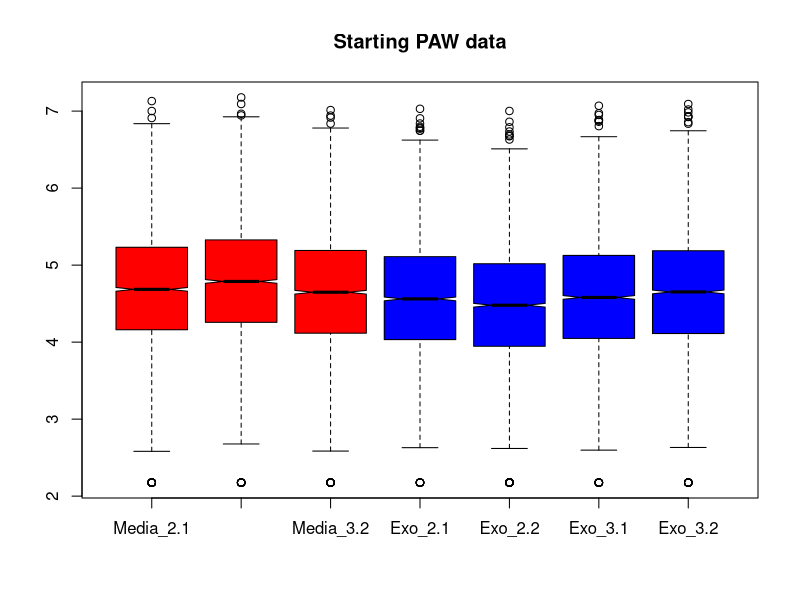
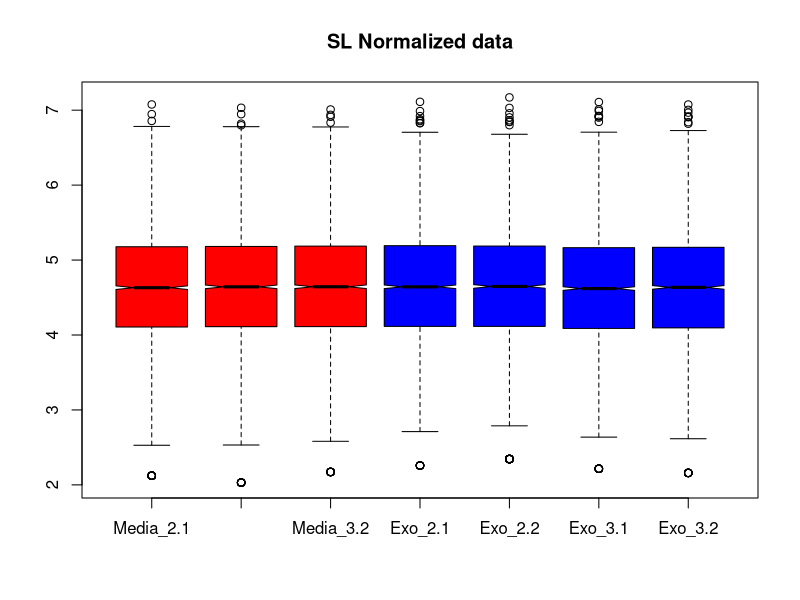
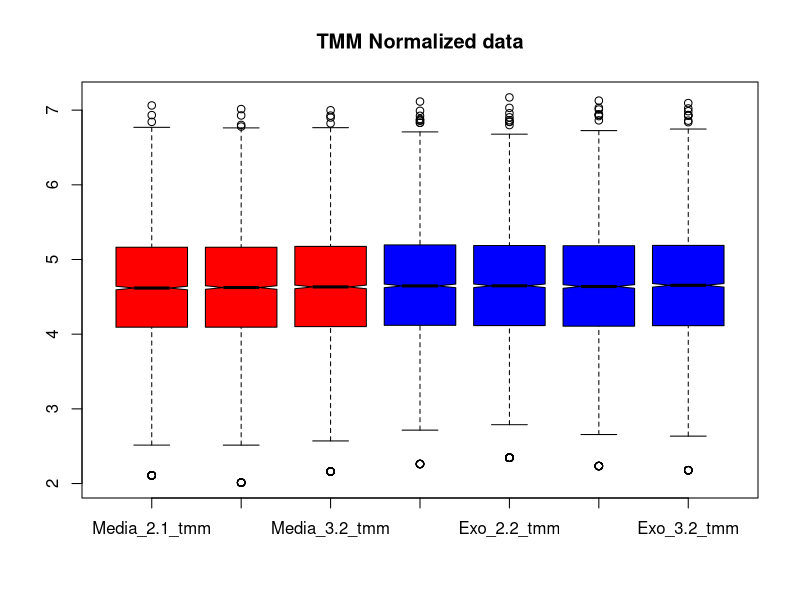
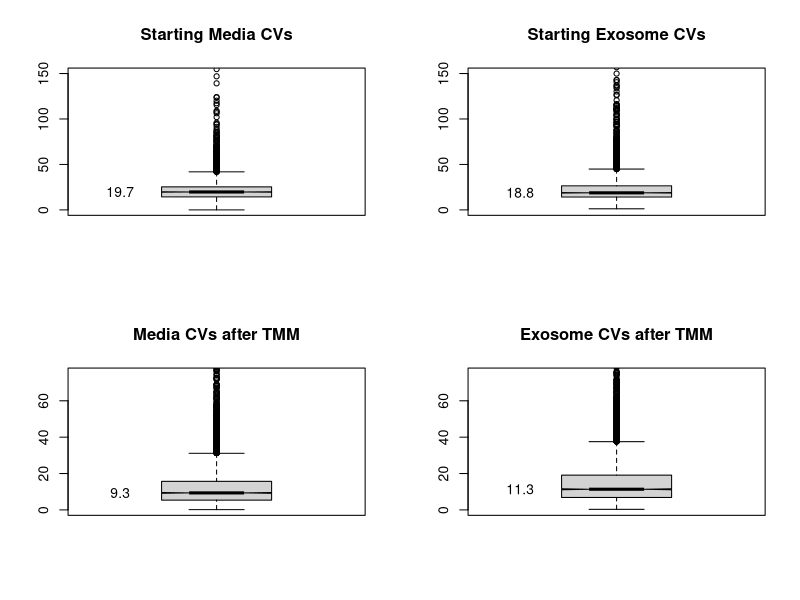
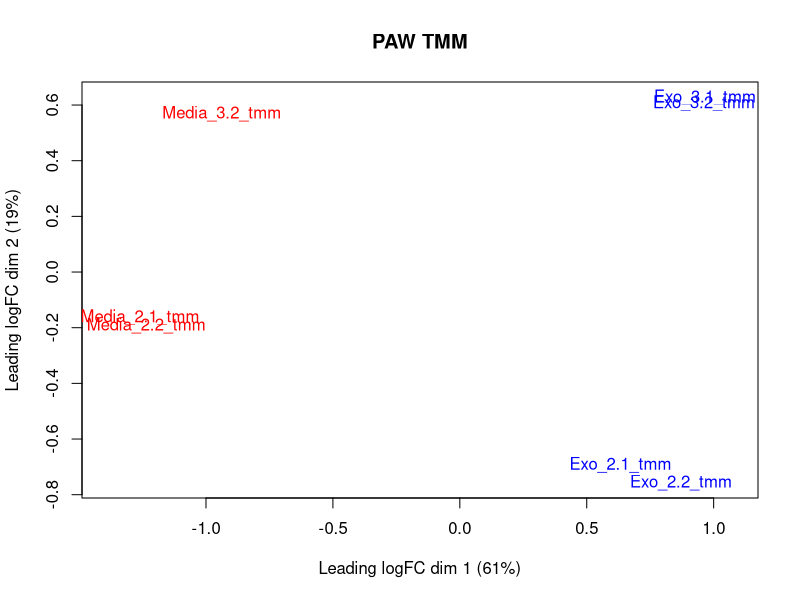
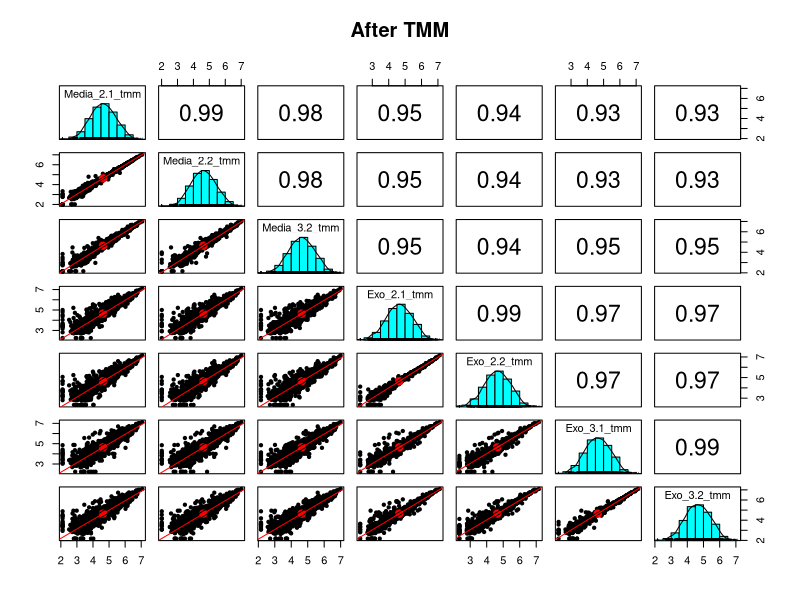
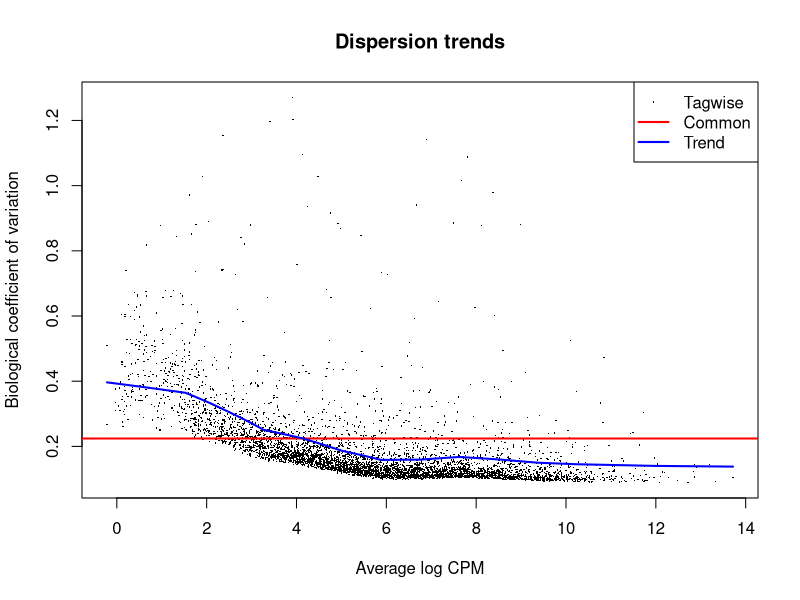
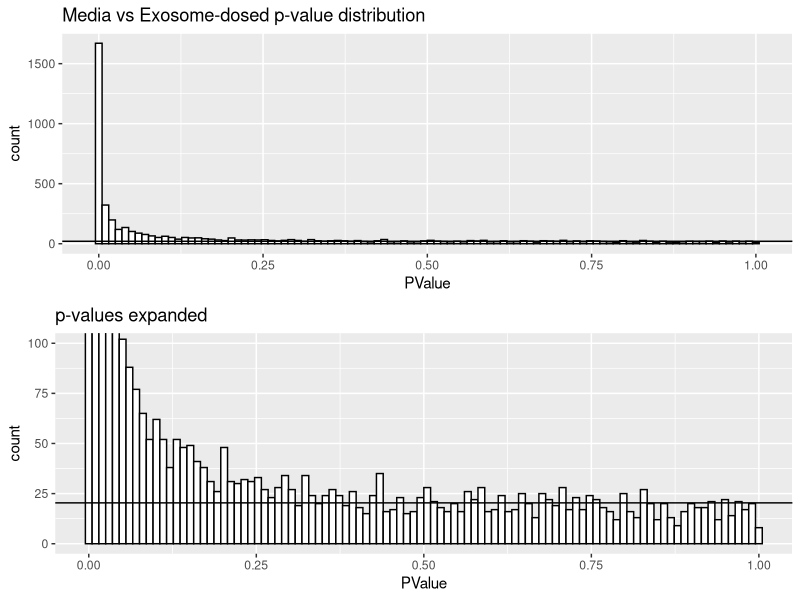

R code for these plots, in order:

# load libraries
library("tidyverse")
library("psych")
library("gridExtra")
library("scales")
library("limma") 
library("edgeR") 

# read the grouped protein summary file
paw_raw <- read_tsv("grouped_protein_summary_TMT_8_sorted.txt", skip = 4,
                    n_max = 5427, guess_max = 5427)

# extract protein accession column and TMT data
# need to exclude any rows with an entry in "Filter" column
# there are also 4 unused channels (of 11-plex slots)
paw_tmt <- paw_raw %>% 
  filter(., is.na(Filter)) %>%
  select(Accession, starts_with("TotInt_")) %>%
  select(-contains("127N"), -contains("128N"), -contains("130N"), -contains("131C"))

# separate accessions from the data
accession <- paw_tmt$Accession
paw_tmt <- paw_tmt %>% select(-Accession)

# rename the columns and gather the conditions
colnames(paw_tmt) <- c("Media_2.1", "Exo_2.1", "Exo_2.2", "Media_2.2",
                      "Exo_3.1", "Exo_3.2", "Media_3.2")
paw_tmt <- paw_tmt %>% select(contains("Media"), contains("Exo"))

head(paw_tmt)
nrow(paw_tmt)

counts <- 1:nrow(paw_tmt) # create vector of appropriate length
for(i in 1:nrow(paw_tmt)){
    # TRUE will be coerced to 1 for the summing
    counts[i] <- sum(paw_tmt[i, ] == 150)
}
table(counts) # create the summary

# let's see what the starting data look like
color = c(rep("red", 3), rep("blue", 4))
boxplot(log10(paw_tmt), col = color, notch = TRUE, main = "Starting PAW data")

SL_Norm <- function(df, color = NULL, plot = TRUE) {
    # This makes each channel sum to the average grand total
        # df - data frame of TMT intensities
        # returns a new data frame with normalized values
    
    # compute scaling factors to make colsums match the average sum
    norm_facs <- mean(c(colSums(df))) / colSums(df)
    cat("SL Factors:\n", sprintf("%-5s -> %f\n", colnames(df), norm_facs))
    df_sl  <- sweep(df, 2, norm_facs, FUN = "*")
    
    # visualize results and return data frame
    if(plot == TRUE) {
        boxplot(log10(df_sl), col = color, notch = TRUE, main = "SL Normalized data")
    }
    df_sl
}

# SL norm the tmt data
paw_tmt_sl <- SL_Norm(paw_tmt, color)

print("Before:")
format(round(colSums(paw_tmt), digits = 0), big.mark = ",")
print("After:")
format(round(colSums(paw_tmt_sl), digits = 0), big.mark = ",")

# load data into DGEList object
group <- c(rep("media", 3), rep("exosome", 4))
y <- DGEList(counts = paw_tmt, group = group, genes = accession)

# we can see what y looks like
y

# run the TMM normalization
y <- calcNormFactors(y)

# check what changed
y

apply_tmm_factors <- function(y, color = NULL, plot = TRUE) {
    # computes the tmm normalized data from the DGEList object
        # y - DGEList object
        # returns a dataframe with normalized intensities
    
    # compute grand total (library size) scalings
    lib_facs <- mean(y$samples$lib.size) / y$samples$lib.size

    # the TMM factors are library adjustment factors (so divide by them)
    norm_facs <- lib_facs / y$samples$norm.factors
    cat("Overall Factors (lib.size+TMM):\n", sprintf("%-5s -> %f\n", 
                                                     colnames(y$counts), norm_facs))

    # compute the normalized data as a new data frame
    tmt_tmm <- as.data.frame(sweep(y$counts, 2, norm_facs, FUN = "*"))
    colnames(tmt_tmm) <- str_c(colnames(y$counts), "_tmm")
    
    # visualize results and return data frame
    if(plot == TRUE) {
        boxplot(log10(tmt_tmm), col = color, notch = TRUE, main = "TMM Normalized data")
    }
    tmt_tmm
}

# get the normalized data values
paw_tmt_tmm <- apply_tmm_factors(y, color)

head(paw_tmt_tmm)

print("After TMM:")
format(round(colSums(paw_tmt_tmm), digits = 0), big.mark = ",")

# define variables for the columns in each condition
M <- 1:3
E <- 4:7

CV <- function(df) {
    # Computes CVs of data frame rows
        # df - data frame, 
        # returns vector of CVs (%)
    ave <- rowMeans(df)    # compute averages
    sd <- apply(df, 1, sd) # compute standard deviations
    cv <- 100 * sd / ave   # compute CVs in percent (last thing gets returned)
}

labeled_boxplot <- function(df, ylim, title) {
    # Makes a box plot with the median value labeled
        # df - data frame with data to compute CVs of
        # ylim - upper limit for y-axis
        # title - plot title
    cv = CV(df)
    boxplot(cv, ylim = c(0, ylim), notch = TRUE, main = title)
    text(x = 0.65, y = boxplot.stats(cv)$stats[3], 
         labels = round(boxplot.stats(cv)$stats[3], 1))
}

# compare CV distributions
par(mfrow = c(2, 2))
labeled_boxplot(paw_tmt[M], ylim = 150, title = "Starting Media CVs")
labeled_boxplot(paw_tmt[E], ylim = 150, title = "Starting Exosome CVs")
labeled_boxplot(paw_tmt_tmm[M], ylim = 75, title = "Media CVs after TMM")
labeled_boxplot(paw_tmt_tmm[E], ylim = 75, title = "Exosome CVs after TMM")
par(mfrow = c(1, 1))

# see how things cluster after we have normalized data
plotMDS(log2(paw_tmt_tmm), col = c(rep("red", 3), rep("blue", 4)), main = "PAW TMM")

# scatter plots within groups and betwen groups
pairs.panels(log10(paw_tmt_tmm), lm = TRUE, main = "After TMM")

# we need to get dispersion estimates
y <- estimateDisp(y)
plotBCV(y, main = "Dispersion trends")

collect_results <- function(df, tt, x, xlab, y, ylab) {
    # Computes new columns and extracts some columns to make results frame
        # df - data in data.frame
        # tt - top tags from edgeR test
        # x - columns for first condition
        # xlab - label for x
        # y - columns for second condition
        # ylab - label for y
        # returns a new dataframe
    
    # condition average vectors
    ave_x <- rowMeans(df[x])
    ave_y <- rowMeans(df[y])
    
    # FC, direction, candidates
    fc <- ifelse(ave_y > ave_x, (ave_y / ave_x), (-1 * ave_x / ave_y))
    direction <- ifelse(ave_y > ave_x, "up", "down")
    candidate <- cut(tt$FDR, breaks = c(-Inf, 0.01, 0.05, 0.10, 1.0), 
                     labels = c("high", "med", "low", "no"))

    # make data frame
    temp <- cbind(df[c(x, y)], data.frame(logFC = tt$logFC, FC = fc, 
                                          PValue = tt$PValue, FDR = tt$FDR, 
                                          ave_x = ave_x, ave_y = ave_y, 
                                          direction = direction, candidate = candidate, 
                                          Acc = tt$genes)) 
    
    # fix column headers for averages
    names(temp)[names(temp) %in% c("ave_x", "ave_y")]  <- str_c("ave_", c(xlab, ylab))    
    
    temp # return the data frame
}

# compute the exact test models, p-values, FC, etc.
et <- exactTest(y, pair = c("media", "exosome"))

# make the results table 
tt <- topTags(et, n = Inf, sort.by = "none")$table
med_exo <- collect_results(paw_tmt_tmm, tt, M, "med", E, "exo")

pvalue_plots <- function(results, ylim, title) {
    # Makes p-value distribution plots
        # results - results data frame
        # ylim - ymax for expanded view
        # title - plot title
    p_plot <- ggplot(results, aes(PValue)) + 
        geom_histogram(bins = 100, fill = "white", color = "black") +
        geom_hline(yintercept = mean(hist(results$PValue, breaks = 100, 
                                     plot = FALSE)$counts[26:100]))

    # we will need an expanded plot
    p1 <- p_plot + ggtitle(str_c(title, " p-value distribution"))
    p2 <- p_plot + coord_cartesian(xlim = c(0, 1.0), ylim = c(0, ylim)) + 
        ggtitle("p-values expanded")
    grid.arrange(p1, p2, nrow = 2) # from gridExtra package
}

# check the p-value distrubution
pvalue_plots(med_exo, 100, "Media vs Exosome-dosed")

# see how many up and down candidates (10% FDR)
summary(decideTests(et, p.value = 0.10))

# see which proteins have the smallest p-values
topTags(et)$table

# see how many candidates are in each category
med_exo %>% count(candidate)

log2FC_plots <- function(results, range, title) {
    # Makes faceted log2FC plots by candidate
        # results - results data frame
        # range - plus/minus log2 x-axis limits
        # title - plot title
    ggplot(results, aes(x = logFC, fill = candidate)) +
        geom_histogram(binwidth=0.1, color = "black") +
        facet_wrap(~candidate) +
        ggtitle(title) + 
        coord_cartesian(xlim = c(-range, range))
}

# can look at log2FC distributions as a check
log2FC_plots(med_exo, 3, "LogFC by candidate for Media vs Exosome-dosed")

transform <- function(results, x, y) {
    # Make data frame with some transformed columns
        # results - results data frame
        # x - columns for x condition
        # y - columns for y condition
        # return new data frame
    df <- data.frame(log10((results[x] + results[y])/2), 
                     log2(results[y] / results[x]), 
                     results$candidate,
                     -log10(results$FDR))
    colnames(df) <- c("A", "M", "candidate", "P")
    
    df # return the data frame
}

MA_plots <- function(results, x, y, title, make_facet = TRUE) {
    # makes MA-plot DE candidate ggplots
        # results - data frame with edgeR results and some condition average columns
        # x - string for x-axis column
        # y - string for y-axis column
        # title - title string to use in plots
        # make_facet - flag to plot facet views
        # returns a list of plots 
    
    # uses transformed data
    temp <- transform(results, x, y)
    
    # 2-fold change lines
    ma_lines <- list(geom_hline(yintercept = 0.0, color = "black"),
                     geom_hline(yintercept = 1.0, color = "black", linetype = "dotted"),
                     geom_hline(yintercept = -1.0, color = "black", linetype = "dotted"))

    # make main MA plot
    ma <- ggplot(temp, aes(x = A, y = M)) +
        geom_point(aes(color = candidate, shape = candidate)) +
        scale_y_continuous(paste0("logFC (", y, "/", x, ")")) +
        scale_x_continuous("Ave_intensity") +
        ggtitle(title) + 
        ma_lines
    
    # make separate MA plots
    if (make_facet == TRUE) {
        ma_facet <- ggplot(temp, aes(x = A, y = M)) +
            geom_point(aes(color = candidate, shape = candidate)) +
            scale_y_continuous(paste0("log2 FC (", y, "/", x, ")")) +
            scale_x_continuous("log10 Ave_intensity") +
            ma_lines +
            facet_wrap(~ candidate) +
            ggtitle(str_c(title, " (separated)"))
    }

    # make the plots visible
    print(ma)
    if (make_facet == TRUE) {
        print(ma_facet)
    }
}    

# MA plots of DE candidates
MA_plots(med_exo, "ave_med", "ave_exo", "Media versus exosome-dosed")

scatter_plots <- function(results, x, y, title, make_facet = TRUE) {
    # makes scatter-plot DE candidate ggplots
        # results - data frame with edgeR results and some condition average columns
        # x - string for x-axis column
        # y - string for y-axis column
        # title - title string to use in plots
        # make_facet - flag to plot facet views
        # returns a list of plots
    
    # 2-fold change lines
    scatter_lines <- list(geom_abline(intercept = 0.0, slope = 1.0, color = "black"),
                          geom_abline(intercept = 0.301, slope = 1.0, color = "black", linetype = "dotted"),
                          geom_abline(intercept = -0.301, slope = 1.0, color = "black", linetype = "dotted"),
                          scale_y_log10(),
                          scale_x_log10())

    # make main scatter plot
    scatter <- ggplot(results, aes_string(x, y)) +
        geom_point(aes(color = candidate, shape = candidate)) +
        ggtitle(title) + 
        scatter_lines

    # make separate scatter plots
    if (make_facet == TRUE) {
        scatter_facet <- ggplot(results, aes_string(x, y)) +
            geom_point(aes(color = candidate, shape = candidate)) +
            scatter_lines +
            facet_wrap(~ candidate) +
            ggtitle(str_c(title, " (separated)")) 
    }

    # make the plots visible
    print(scatter)
    if (make_facet == TRUE) {
        print(scatter_facet)
    }
}

scatter_plots(med_exo, "ave_med", "ave_exo", "Media versus exosome-dosed")

volcano_plot <- function(results, x, y, title, ymax) {
    # makes a volcano plot
        # results - a data frame with edgeR results
        # x - string for the x-axis column
        # y - string for y-axis column
        # ymax - upper limit for y-axis
        # title - plot title string
    
    # uses transformed data
    temp <- transform(results, x, y)
    
    # build the plot
    ggplot(temp, aes(x = M, y = P)) +
        geom_point(aes(color = candidate, shape = candidate)) +
        xlab("log2 FC") +
        ylab("-log10 FDR") +
        coord_cartesian(xlim = c(-5, 5), ylim = c(0, ymax)) + 
        ggtitle(str_c(title, " Volcano Plot"))
}

# finally, a volcano plot
volcano_plot(med_exo, "ave_med", "ave_exo", "Media versus exosome-dosed", 50)

# function to extract the identifier part of the accesssion
get_identifier <- function(accession) {
    identifier <- str_split(accession, "\\|", simplify = TRUE)
    identifier[,3]
}

set_plot_dimensions <- function(width_choice, height_choice) {
    options(repr.plot.width=width_choice, repr.plot.height=height_choice)
}

plot_top_tags <- function(results, nleft, nright, top_tags) {
    # results should have data first, then test results (two condition summary table)
    # nleft, nright are number of data points in each condition
    # top_tags is number of up and number of down top DE candidates to plot
    # get top ipregulated
    up <- results %>% 
        filter(logFC >= 0) %>%
        arrange(FDR)
    up <- up[1:top_tags, ]
    
    # get top down regulated
    down <- results %>% 
        filter(logFC < 0) %>%
        arrange(FDR)
    down <- down[1:top_tags, ]
    
    # pack them
    proteins <- rbind(up, down)
        
    color = c(rep("red", nleft), rep("blue", nright))
    for (row_num in 1:nrow(proteins)) {
        row <- proteins[row_num, ]
        vec <- as.vector(unlist(row[1:(nleft + nright)]))
        names(vec) <- colnames(row[1:(nleft + nright)])
        title <- str_c(get_identifier(row$Acc), ", int: ", scientific(mean(vec), 2), 
                       ", p-val: ", scientific(row$FDR, digits = 3), 
                       ", FC: ", round(row$FC, digits = 1))
        barplot(vec, col = color, main = title)
    }    
}
# plot the top 25 up and 20 down proteins
set_plot_dimensions(7, 4)
plot_top_tags(med_exo, 3, 4, 25)
set_plot_dimensions(7, 7)

# save the testing results
write.table(med_exo, file = "KUR1502_results.txt", sep = "\t",
            row.names = FALSE, na = " ")

# log the session
sessionInfo()

# do the t-test on log transformed intensities to be safe
ttest_PAW <- log2(paw_tmt_tmm)
# add average ratio columns (non-logged ratios), fold-change column, and row names
ttest_PAW$ave_med <- rowMeans(paw_tmt_tmm[1:3])
ttest_PAW$ave_exo  <- rowMeans(paw_tmt_tmm[4:7])
ttest_PAW$logFC <- log2(ttest_PAW$ave_exo / ttest_PAW$ave_med)
row.names(ttest_PAW) <- accession

# apply the basic two-sample t-test (we will pool variance)
t.result <- apply(ttest_PAW, 1, function(x) t.test(x[1:3], x[4:7], var.equal = TRUE))
# extract the p-value column from the t-test thingy 
ttest_PAW$PValue <- unlist(lapply(t.result, function(x) x$p.value))
# do a Benjamini-Hochberg multiple testing correction
ttest_PAW$FDR <- p.adjust(ttest_PAW$PValue, method = "BH")

# add a DE candidate status column
ttest_PAW$candidate <- cut(ttest_PAW$FDR, breaks = c(-Inf, 0.01, 0.05, 0.10, 1.0), 
                           labels = c("high", "med", "low", "no"))
    
# count up, down and the rest (FDR less than 0.05)
all <- dim(ttest_PAW)[1]
up <- dim(ttest_PAW[(ttest_PAW$FDR <= 0.10) & (ttest_PAW$logFC > 0.0), ])[1]
down <- dim(ttest_PAW[(ttest_PAW$FDR <= 0.10) & (ttest_PAW$logFC <= 0.0), ])[1]
print("This is like decideTest in edgeR - 10% FDR cut:")
up 
all - up - down
down
print("Candidate Counts:")
summary(ttest_PAW$candidate)
    
# what does the test p-value distribution look like?
ggplot(ttest_PAW, aes(PValue)) + 
  geom_histogram(bins = 100, fill = "white", color = "black") + 
  geom_hline(yintercept = mean(hist(ttest_PAW$PValue, breaks = 100, plot = FALSE)$counts[26:100])) +
  ggtitle("PAW data with t-test p-value distribution")

MA_plots(med_exo, "ave_med", "ave_exo", "PAW edgeR results", FALSE)
MA_plots(ttest_PAW, "ave_med", "ave_exo", "PAW t-test results")

scatter_plots(med_exo, "ave_med", "ave_exo", "PAW edgeR results", FALSE)
scatter_plots(ttest_PAW, "ave_med", "ave_exo", "PAW t-test results")

# compare volcano plots
volcano_plot(med_exo, "ave_med", "ave_exo", "PAW edgeR results", 4)
volcano_plot(ttest_PAW, "ave_med", "ave_exo", "PAW t-test results", 4)
